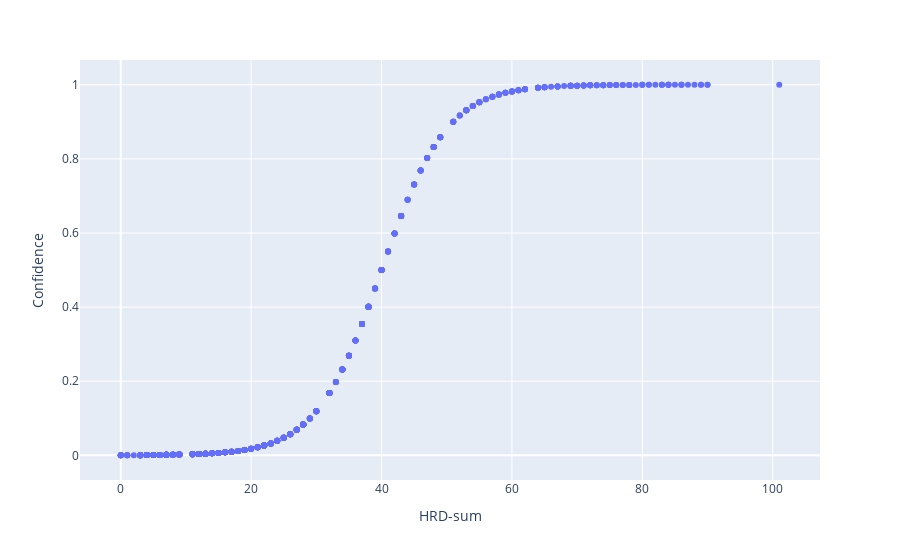

Notebook source saved alongside this figure:
### Markdown cell above
## Visualization graphs

### Code cell
px.scatter(df, x = 'HRD-sum', y = 'Confidence')

### Figure 1 — Plotly figure (JSON) as saved in the notebook; plotly's stock layout.template omitted (floating-point values rounded to 4 significant figures; data arrays with more than 128 entries replaced by an {"elided": "..."} marker saying what was removed)
{"data": [{"hovertemplate": "HRD-sum=%{x}<br>Confidence=%{y}<extra></extra>", "legendgroup": "", "marker": {"color": "#636efa", "symbol": "circle"}, "mode": "markers", "name": "", "orientation": "v", "showlegend": false, "type": "scatter", "x": {"elided": "811 int values"}, "xaxis": "x", "y": {"elided": "811 float values"}, "yaxis": "y"}], "layout": {"legend": {"tracegroupgap": 0}, "margin": {"t": 60}, "xaxis": {"anchor": "y", "domain": [0, 1], "title": {"text": "HRD-sum"}}, "yaxis": {"anchor": "x", "domain": [0, 1], "title": {"text": "Confidence"}}}}
